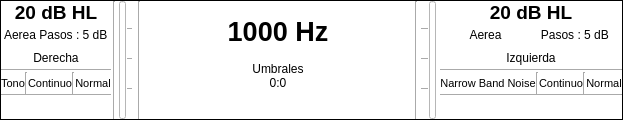
      <widget class="QFrame" name="display">
       <property name="minimumSize">
        <size>
         <width>0</width>
         <height>120</height>
        </size>
       </property>
       <property name="maximumSize">
        <size>
         <width>16777215</width>
         <height>120</height>
        </size>
       </property>
       <property name="styleSheet">
        <string notr="true">background-color: rgb(255, 255, 255);</string>
       </property>
       <property name="frameShape">
        <enum>QFrame::Box</enum>
       </property>
       <layout class="QHBoxLayout" name="horizontalLayout_2">
        <property name="spacing">
         <number>2</number>
        </property>
        <property name="leftMargin">
         <number>0</number>
        </property>
        <property name="topMargin">
         <number>0</number>
        </property>
        <property name="rightMargin">
         <number>0</number>
        </property>
        <property name="bottomMargin">
         <number>0</number>
        </property>
        <item>
         <layout class="QVBoxLayout" name="verticalLayout_4">
          <property name="spacing">
           <number>0</number>
          </property>
          <item>
           <widget class="QLabel" name="lbl_int_ch0">
            <property name="font">
             <font>
              <pointsize>14</pointsize>
              <bold>true</bold>
             </font>
            </property>
            <property name="text">
             <string>20 dB HL</string>
            </property>
            <property name="alignment">
             <set>Qt::AlignCenter</set>
            </property>
           </widget>
          </item>
          <item>
           <layout class="QHBoxLayout" name="horizontalLayout">
            <item>
             <widget class="QLabel" name="lbl_trans_ch0">
              <property name="text">
               <string>Aerea</string>
              </property>
              <property name="alignment">
               <set>Qt::AlignCenter</set>
              </property>
             </widget>
            </item>
            <item>
             <widget class="QLabel" name="lbl_step_ch0">
              <property name="text">
               <string>Pasos : 5 dB </string>
              </property>
              <property name="alignment">
               <set>Qt::AlignCenter</set>
              </property>
             </widget>
            </item>
           </layout>
          </item>
          <item>
           <widget class="QLabel" name="lbl_output_ch0">
            <property name="text">
             <string>Derecha</string>
            </property>
            <property name="alignment">
             <set>Qt::AlignCenter</set>
            </property>
           </widget>
          </item>
          <item>
           <widget class="Line" name="line_18">
            <property name="orientation">
             <enum>Qt::Horizontal</enum>
            </property>
           </widget>
          </item>
          <item>
           <layout class="QHBoxLayout" name="horizontalLayout_17">
            <item>
             <widget class="QLabel" name="lbl_stim_ch0">
              <property name="font">
               <font>
                <pointsize>8</pointsize>
               </font>
              </property>
              <property name="text">
               <string>Tono</string>
              </property>
              <property name="alignment">
               <set>Qt::AlignCenter</set>
              </property>
             </widget>
            </item>
            <item>
             <widget class="Line" name="line_13">
              <property name="orientation">
               <enum>Qt::Vertical</enum>
              </property>
             </widget>
            </item>
            <item>
             <widget class="QLabel" name="lbl_contin_ch0">
              <property name="font">
               <font>
                <pointsize>8</pointsize>
               </font>
              </property>
              <property name="text">
               <string>Continuo</string>
              </property>
              <property name="alignment">
               <set>Qt::AlignCenter</set>
              </property>
             </widget>
            </item>
            <item>
             <widget class="Line" name="line_14">
              <property name="orientation">
               <enum>Qt::Vertical</enum>
              </property>
             </widget>
            </item>
            <item>
             <widget class="QLabel" name="lbl_rev_ch0">
              <property name="font">
               <font>
                <pointsize>8</pointsize>
               </font>
              </property>
              <property name="text">
               <string>Normal</string>
              </property>
              <property name="alignment">
               <set>Qt::AlignCenter</set>
              </property>
             </widget>
            </item>
           </layout>
          </item>
          <item>
           <widget class="Line" name="line_17">
            <property name="orientation">
             <enum>Qt::Horizontal</enum>
            </property>
           </widget>
          </item>
          <item>
           <widget class="QLabel" name="lbl_warning_stim_ch0">
            <property name="autoFillBackground">
             <bool>false</bool>
            </property>
            <property name="text">
             <string/>
            </property>
           </widget>
          </item>
         </layout>
        </item>
        <item>
         <widget class="Line" name="line_24">
          <property name="orientation">
           <enum>Qt::Vertical</enum>
          </property>
         </widget>
        </item>
        <item>
         <widget class="QFrame" name="horizontalFrame_2">
          <property name="minimumSize">
           <size>
            <width>18</width>
            <height>0</height>
           </size>
          </property>
          <property name="maximumSize">
           <size>
            <width>18</width>
            <height>16777215</height>
           </size>
          </property>
          <layout class="QHBoxLayout" name="horizontalLayout_20">
           <property name="spacing">
            <number>0</number>
           </property>
           <property name="leftMargin">
            <number>0</number>
           </property>
           <property name="topMargin">
            <number>0</number>
           </property>
           <property name="rightMargin">
            <number>0</number>
           </property>
           <property name="bottomMargin">
            <number>0</number>
           </property>
           <item>
            <widget class="QProgressBar" name="vmeter_ch0">
             <property name="minimumSize">
              <size>
               <width>7</width>
               <height>0</height>
              </size>
             </property>
             <property name="maximumSize">
              <size>
               <width>7</width>
               <height>16777215</height>
              </size>
             </property>
             <property name="font">
              <font>
               <pointsize>8</pointsize>
              </font>
             </property>
             <property name="styleSheet">
              <string notr="true">QProgressBar::chunk {
                background-color: #55ff7f;
            }</string>
             </property>
             <property name="value">
              <number>0</number>
             </property>
             <property name="alignment">
              <set>Qt::AlignCenter</set>
             </property>
             <property name="orientation">
              <enum>Qt::Vertical</enum>
             </property>
             <property name="format">
              <string/>
             </property>
            </widget>
           </item>
           <item>
            <widget class="QFrame" name="verticalFrame">
             <property name="minimumSize">
              <size>
               <width>7</width>
               <height>0</height>
              </size>
             </property>
             <property name="maximumSize">
              <size>
               <width>7</width>
               <height>16777215</height>
              </size>
             </property>
             <layout class="QVBoxLayout" name="verticalLayout_22" stretch="0,0,0">
              <property name="spacing">
               <number>0</number>
              </property>
              <property name="sizeConstraint">
               <enum>QLayout::SetDefaultConstraint</enum>
              </property>
              <property name="leftMargin">
               <number>0</number>
              </property>
              <property name="topMargin">
               <number>0</number>
              </property>
              <property name="rightMargin">
               <number>0</number>
              </property>
              <property name="bottomMargin">
               <number>0</number>
              </property>
              <item>
               <widget class="Line" name="line_22">
                <property name="minimumSize">
                 <size>
                  <width>5</width>
                  <height>0</height>
                 </size>
                </property>
                <property name="maximumSize">
                 <size>
                  <width>5</width>
                  <height>16777215</height>
                 </size>
                </property>
                <property name="orientation">
                 <enum>Qt::Horizontal</enum>
                </property>
               </widget>
              </item>
              <item>
               <widget class="Line" name="line_21">
                <property name="minimumSize">
                 <size>
                  <width>5</width>
                  <height>0</height>
                 </size>
                </property>
                <property name="maximumSize">
                 <size>
                  <width>5</width>
                  <height>16777215</height>
                 </size>
                </property>
                <property name="orientation">
                 <enum>Qt::Horizontal</enum>
                </property>
               </widget>
              </item>
              <item>
               <widget class="Line" name="line_23">
                <property name="minimumSize">
                 <size>
                  <width>5</width>
                  <height>0</height>
                 </size>
                </property>
                <property name="maximumSize">
                 <size>
                  <width>5</width>
                  <height>16777215</height>
                 </size>
                </property>
                <property name="orientation">
                 <enum>Qt::Horizontal</enum>
                </property>
               </widget>
              </item>
             </layout>
            </widget>
           </item>
          </layout>
         </widget>
        </item>
        <item>
         <widget class="Line" name="line_6">
          <property name="orientation">
           <enum>Qt::Vertical</enum>
          </property>
         </widget>
        </item>
        <item>
         <widget class="QFrame" name="central">
          <property name="minimumSize">
           <size>
            <width>270</width>
            <height>0</height>
           </size>
          </property>
          <property name="maximumSize">
           <size>
            <width>270</width>
            <height>16777215</height>
           </size>
          </property>
          <layout class="QVBoxLayout" name="verticalLayout_3">
           <property name="spacing">
            <number>0</number>
           </property>
           <property name="leftMargin">
            <number>0</number>
           </property>
           <property name="topMargin">
            <number>0</number>
           </property>
           <property name="rightMargin">
            <number>0</number>
           </property>
           <property name="bottomMargin">
            <number>0</number>
           </property>
           <item>
            <widget class="QLabel" name="lbl_freq">
             <property name="sizePolicy">
              <sizepolicy hsizetype="Preferred" vsizetype="Maximum">
               <horstretch>0</horstretch>
               <verstretch>0</verstretch>
              </sizepolicy>
             </property>
             <property name="minimumSize">
              <size>
               <width>0</width>
               <height>60</height>
              </size>
             </property>
             <property name="maximumSize">
              <size>
               <width>16777215</width>
               <height>60</height>
              </size>
             </property>
             <property name="font">
              <font>
               <pointsize>20</pointsize>
               <bold>true</bold>
              </font>
             </property>
             <property name="text">
              <string>1000 Hz</string>
             </property>
             <property name="scaledContents">
              <bool>false</bool>
             </property>
             <property name="alignment">
              <set>Qt::AlignCenter</set>
             </property>
            </widget>
           </item>
           <item>
            <widget class="QLabel" name="lbl_prueba">
             <property name="text">
              <string>Umbrales</string>
             </property>
             <property name="alignment">
              <set>Qt::AlignCenter</set>
             </property>
            </widget>
           </item>
           <item>
            <widget class="QLabel" name="lbl_time">
             <property name="text">
              <string>0:0</string>
             </property>
             <property name="alignment">
              <set>Qt::AlignCenter</set>
             </property>
            </widget>
           </item>
           <item>
            <widget class="QLabel" name="lbl_response">
             <property name="sizePolicy">
              <sizepolicy hsizetype="Preferred" vsizetype="Minimum">
               <horstretch>0</horstretch>
               <verstretch>0</verstretch>
              </sizepolicy>
             </property>
             <property name="font">
              <font>
               <pointsize>8</pointsize>
               <bold>true</bold>
              </font>
             </property>
             <property name="text">
              <string/>
             </property>
            </widget>
           </item>
           <item>
            <layout class="QHBoxLayout" name="horizontalLayout_21">
             <property name="spacing">
              <number>0</number>
             </property>
             <property name="topMargin">
              <number>0</number>
             </property>
             <item>
              <widget class="QLabel" name="lbl_ext_ch0">
               <property name="minimumSize">
                <size>
                 <width>90</width>
                 <height>0</height>
                </size>
               </property>
               <property name="maximumSize">
                <size>
                 <width>90</width>
                 <height>15</height>
                </size>
               </property>
               <property name="font">
                <font>
                 <pointsize>9</pointsize>
                </font>
               </property>
               <property name="text">
                <string/>
               </property>
              </widget>
             </item>
             <item>
              <widget class="QLabel" name="lbl_warning_stim_cent">
               <property name="minimumSize">
                <size>
                 <width>90</width>
                 <height>0</height>
                </size>
               </property>
               <property name="maximumSize">
                <size>
                 <width>90</width>
                 <height>15</height>
                </size>
               </property>
               <property name="font">
                <font>
                 <pointsize>9</pointsize>
                </font>
               </property>
               <property name="text">
                <string/>
               </property>
              </widget>
             </item>
             <item>
              <widget class="QLabel" name="lbl_ext_ch1">
               <property name="minimumSize">
                <size>
                 <width>90</width>
                 <height>0</height>
                </size>
               </property>
               <property name="maximumSize">
                <size>
                 <width>90</width>
                 <height>15</height>
                </size>
               </property>
               <property name="font">
                <font>
                 <pointsize>9</pointsize>
                </font>
               </property>
               <property name="text">
                <string/>
               </property>
               <property name="alignment">
                <set>Qt::AlignRight|Qt::AlignTrailing|Qt::AlignVCenter</set>
               </property>
              </widget>
             </item>
            </layout>
           </item>
          </layout>
         </widget>
        </item>
        <item>
         <widget class="Line" name="line_7">
          <property name="orientation">
           <enum>Qt::Vertical</enum>
          </property>
         </widget>
        </item>
        <item>
         <widget class="QFrame" name="horizontalFrame">
          <property name="minimumSize">
           <size>
            <width>18</width>
            <height>0</height>
           </size>
          </property>
          <property name="maximumSize">
           <size>
            <width>18</width>
            <height>16777215</height>
           </size>
          </property>
          <layout class="QHBoxLayout" name="horizontalLayout_19">
           <property name="spacing">
            <number>0</number>
           </property>
           <property name="leftMargin">
            <number>0</number>
           </property>
           <property name="topMargin">
            <number>0</number>
           </property>
           <property name="rightMargin">
            <number>0</number>
           </property>
           <property name="bottomMargin">
            <number>0</number>
           </property>
           <item>
            <widget class="QFrame" name="verticalFrame">
             <property name="minimumSize">
              <size>
               <width>7</width>
               <height>0</height>
              </size>
             </property>
             <property name="maximumSize">
              <size>
               <width>7</width>
               <height>16777215</height>
              </size>
             </property>
             <layout class="QVBoxLayout" name="verticalLayout_23">
              <property name="spacing">
               <number>0</number>
              </property>
              <property name="leftMargin">
               <number>0</number>
              </property>
              <property name="topMargin">
               <number>0</number>
              </property>
              <property name="rightMargin">
               <number>0</number>
              </property>
              <property name="bottomMargin">
               <number>0</number>
              </property>
              <item>
               <widget class="Line" name="line_25">
                <property name="orientation">
                 <enum>Qt::Horizontal</enum>
                </property>
               </widget>
              </item>
              <item>
               <widget class="Line" name="line_27">
                <property name="orientation">
                 <enum>Qt::Horizontal</enum>
                </property>
               </widget>
              </item>
              <item>
               <widget class="Line" name="line_26">
                <property name="orientation">
                 <enum>Qt::Horizontal</enum>
                </property>
               </widget>
              </item>
             </layout>
            </widget>
           </item>
           <item>
            <widget class="QProgressBar" name="vmeter_ch1">
             <property name="minimumSize">
              <size>
               <width>7</width>
               <height>0</height>
              </size>
             </property>
             <property name="maximumSize">
              <size>
               <width>7</width>
               <height>16777215</height>
              </size>
             </property>
             <property name="styleSheet">
              <string notr="true">QProgressBar::chunk {
                background-color: #55ff7f;
            }</string>
             </property>
             <property name="value">
              <number>0</number>
             </property>
             <property name="orientation">
              <enum>Qt::Vertical</enum>
             </property>
             <property name="format">
              <string/>
             </property>
            </widget>
           </item>
          </layout>
         </widget>
        </item>
        <item>
         <layout class="QVBoxLayout" name="verticalLayout_2">
          <property name="spacing">
           <number>0</number>
          </property>
          <item>
           <widget class="QLabel" name="lbl_int_ch1">
            <property name="font">
             <font>
              <pointsize>14</pointsize>
              <bold>true</bold>
             </font>
            </property>
            <property name="text">
             <string>20 dB HL</string>
            </property>
            <property name="alignment">
             <set>Qt::AlignCenter</set>
            </property>
           </widget>
          </item>
          <item>
           <layout class="QHBoxLayout" name="horizontalLayout_12">
            <item>
             <widget class="QLabel" name="lbl_trans_ch1">
              <property name="text">
               <string>Aerea</string>
              </property>
              <property name="alignment">
               <set>Qt::AlignCenter</set>
              </property>
             </widget>
            </item>
            <item>
             <widget class="QLabel" name="lbl_step_ch1">
              <property name="text">
               <string>Pasos : 5 dB </string>
              </property>
              <property name="alignment">
               <set>Qt::AlignCenter</set>
              </property>
             </widget>
            </item>
           </layout>
          </item>
          <item>
           <widget class="QLabel" name="lbl_output_ch1">
            <property name="text">
             <string>Izquierda</string>
            </property>
            <property name="alignment">
             <set>Qt::AlignCenter</set>
            </property>
           </widget>
          </item>
          <item>
           <widget class="Line" name="line_20">
            <property name="orientation">
             <enum>Qt::Horizontal</enum>
            </property>
           </widget>
          </item>
          <item>
           <layout class="QHBoxLayout" name="horizontalLayout_18">
            <item>
             <widget class="QLabel" name="lbl_stim_ch1">
              <property name="font">
               <font>
                <pointsize>8</pointsize>
               </font>
              </property>
              <property name="text">
               <string>Narrow Band Noise</string>
              </property>
              <property name="alignment">
               <set>Qt::AlignCenter</set>
              </property>
             </widget>
            </item>
            <item>
             <widget class="Line" name="line_15">
              <property name="orientation">
               <enum>Qt::Vertical</enum>
              </property>
             </widget>
            </item>
            <item>
             <widget class="QLabel" name="lbl_contin_ch1">
              <property name="font">
               <font>
                <pointsize>8</pointsize>
               </font>
              </property>
              <property name="text">
               <string>Continuo</string>
              </property>
              <property name="alignment">
               <set>Qt::AlignCenter</set>
              </property>
             </widget>
            </item>
            <item>
             <widget class="Line" name="line_16">
              <property name="orientation">
               <enum>Qt::Vertical</enum>
              </property>
             </widget>
            </item>
            <item>
             <widget class="QLabel" name="lbl_rev_ch1">
              <property name="font">
               <font>
                <pointsize>8</pointsize>
               </font>
              </property>
              <property name="text">
               <string>Normal</string>
              </property>
              <property name="alignment">
               <set>Qt::AlignCenter</set>
              </property>
             </widget>
            </item>
           </layout>
          </item>
          <item>
           <widget class="Line" name="line_19">
            <property name="orientation">
             <enum>Qt::Horizontal</enum>
            </property>
           </widget>
          </item>
          <item>
           <widget class="QLabel" name="lbl_warning_stim_ch1">
            <property name="text">
             <string/>
            </property>
           </widget>
          </item>
         </layout>
        </item>
       </layout>
      </widget>
